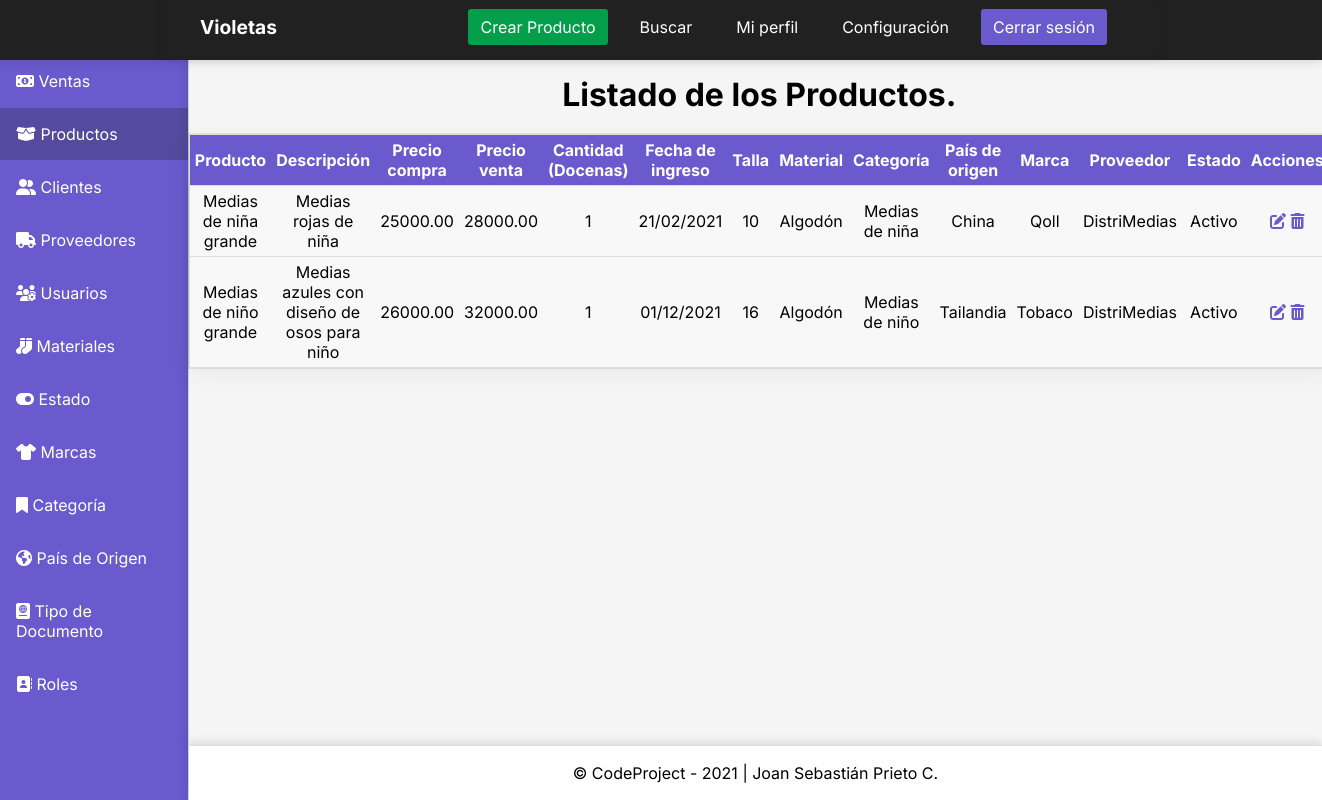
Screenshot of /dashboardproductos with the database file from the repository.
### InventoryApp/models.py (models this page shows, shortened)
class Productos(models.Model):
    NombreProducto = models.CharField('Nombre del producto', max_length = 100)
    DescripcionProducto = models.CharField('Descripción del producto', max_length = 100)
    PrecioCompra = models.DecimalField('Precio de compra del producto', max_digits = 10, decimal_places = 2)
    PrecioVenta = models.DecimalField('Precio de venta del producto', max_digits = 10, decimal_places = 2)
    CantidadProductos = models.PositiveIntegerField('Cantidad de productos comprados', null=True)
    FechaIngreso = models.CharField('Fecha de ingreso del producto', max_length = 100)
    Talla = models.CharField('Talla del producto', max_length = 100)
    Estado = models.ForeignKey(Estado, on_delete=models.CASCADE, default='')
    Materiales = models.ForeignKey(Materiales, on_delete=models.CASCADE, default='')
    Categorias = models.ForeignKey(Categorias, on_delete=models.CASCADE, default='')
    PaisOrigen = models.ForeignKey(PaisOrigen, on_delete=models.CASCADE, default='')
    Marcas = models.ForeignKey(Marcas, on_delete=models.CASCADE, default='')
    Proveedores = models.ForeignKey(Proveedores, on_delete=models.CASCADE, default='')
    Clientes = models.ForeignKey(Clientes, on_delete=models.CASCADE, default='')
    Movimientos = models.ForeignKey(Movimientos, on_delete=models.CASCADE, default='')
    TipoMovimiento = models.ForeignKey(TipoMovimiento, on_delete=models.CASCADE, default='')
    class Meta:
        verbose_name = 'Producto'
        verbose_name_plural = 'Productos'
        db_table = 'productos'
        ordering = ['id']

class Materiales(models.Model):
    DescripcionMateriales = models.CharField('Descripción del material', max_length = 100)
    def __str__(self):
        return self.DescripcionMateriales
    class Meta:
        verbose_name = 'Material'
        verbose_name_plural = 'Materiales'
        db_table = 'materiales'
        ordering = ['id']

class Categorias(models.Model):
    DescripcionCategoria = models.CharField('Descripción de la categoría', max_length = 100)
    def __str__(self):
        return self.DescripcionCategoria
    class Meta:
        verbose_name = 'Categoría'
        verbose_name_plural = 'Categorías'
        db_table = 'categorias'
        ordering = ['id']

class PaisOrigen(models.Model):
    DescripcionPais = models.CharField('Descripción del país', max_length = 100)
    def __str__(self):
        return self.DescripcionPais
    class Meta:
        verbose_name = 'País de Origen'
        verbose_name_plural = 'Países de Origen'
        db_table = 'paises'
        ordering = ['id']

class Marcas(models.Model):
    DescripcionMarca = models.CharField('Descripción de la marca', max_length = 100)
    def __str__(self):
        return self.DescripcionMarca
    class Meta:
        verbose_name = 'Marca'
        verbose_name_plural = 'Marcas'
        db_table = 'marcas'
        ordering = ['id']

class Proveedores(models.Model):
    NombreProveedor = models.CharField('Nombre del proveedor', max_length = 100)
    DireccionProveedor = models.CharField('Dirección del proveedor', max_length = 100)
    TelefonoProveedor = models.CharField('Teléfono del proveedor', max_length = 100)
    EmailProveedor = models.EmailField('Email del proveedor', max_length = 100)
    Estado = models.ForeignKey(Estado, on_delete=models.CASCADE, default='')
    def __str__(self):
        return self.NombreProveedor
    class Meta:
        verbose_name = 'Proveedor'
        verbose_name_plural = 'Proveedores'
        db_table = 'proveedores'
        ordering = ['id']

class Estado(models.Model):
    DescripcionEstado = models.CharField('Descripción del estado', max_length = 100)
    def __str__(self):
        return self.DescripcionEstado
    class Meta:
        verbose_name = 'Estado'
        verbose_name_plural = 'Estados'
        db_table = 'estados'
        ordering = ['id']

### Project/views.py (the view)
# urls.py: path('dashboardproductos', views.dashboardproductos, name='dashproductos'), # Registro creado
def dashboardproductos(request):
    productos = (Productos.objects.all()) # Creo variable que traiga todos los datos de la tabla Productos.
    return render(request, 'dashboardproductos.html', {
        'productos' : productos # Con este código busco todos los datos de la tabla Productos y los envío a la vista.
} )

### Templates/dashboardproductos.html (shortened to what this page needs)
{% load static %}
<!DOCTYPE html>
<html lang="es">
<head>
    <link rel="stylesheet" href="{% static 'CSS/stylesdashboard.css' %}">
</head>
<body>
    <div class="container">
        <header class="header">
            <nav class="nav">
                <a href="#" class="logo nav-link">Violetas</a>
                <ul class="nav-menu">
                    <li class="nav-menu-item"><a href="{% url 'createproductos' %}" class="nav-menu-link nav-link nav-link-create">Crear Producto</a></li>
                    <li class="nav-menu-item"><a href="#" class="nav-menu-link nav-link">Buscar</a></li>
                    <li class="nav-menu-item"><a href="#" class="nav-menu-link nav-link">Mi perfil</a></li>
                    <li class="nav-menu-item"><a href="#" class="nav-menu-link nav-link">Configuración</a></li>
                    <li class="nav-menu-item"><a href="#" onclick="cerrarSesion()" class="nav-menu-link nav-link nav-link-sign-out">Cerrar sesión</a></li>
                </ul>
            </nav>
        </header>
        <div class="sidebar">
            <ul>
                <li><a href="">
                    <span class="icon"><i class="fas fa-money-bill-alt"></i></span>
                    <span class="title">Ventas</span>
                </a></li>
                <li><a href="{% url 'dashproductos' %}" class="active">
                    <span class="icon"><i class="fas fa-box-open"></i></span>
                    <span class="title">Productos</span>
                </a></li>
                <li><a href="{% url 'dashclientes' %}">
                    <span class="icon"><i class="fas fa-user-friends"></i></span>
                    <span class="title">Clientes</span>
                </a></li>
                <li><a href="{% url 'dashproveedores' %}">
                    <span class="icon"><i class="fas fa-truck"></i></span>
                    <span class="title">Proveedores</span>
                </a></li>
                <li><a href="{% url 'dashusuarios' %}">
                    <span class="icon"><i class="fas fa-users-cog"></i></span>
                    <span class="title">Usuarios</span>
                </a></li>
                <li><a href="{% url 'dashmateriales' %}">
                    <span class="icon"><i class="fas fa-socks"></i></span>
                    <span class="title">Materiales</span>
                </a></li>
                <li><a href="{% url 'dashestado' %}">
                    <span class="icon"><i class="fas fa-toggle-on"></i></span>
                    <span class="title">Estado</span>
                </a></li>
                <li><a href="{% url 'dashmarcas' %}">
                    <span class="icon"><i class="fas fa-tshirt"></i></span>
                    <span class="title">Marcas</span>
                </a></li>
                <li><a href="{% url 'dashcategoria' %}">
                    <span class="icon"><i class="fas fa-bookmark"></i></span>
                    <span class="title">Categoría</span>
                </a></li>
                <li><a href="{% url 'dashpais' %}">
                    <span class="icon"><i class="fas fa-globe-americas"></i></span>
                    <span class="title">País de Origen</span>
                </a></li>
                <li><a href="{% url 'dashtipodoc' %}">
                    <span class="icon"><i class="fas fa-passport"></i></span>
                    <span class="title">Tipo de Documento</span>
                </a></li>
                <li><a href="{% url 'dashroles' %}">
                    <span class="icon"><i class="fas fa-address-book"></i></span>
                    <span class="title">Roles</span>
                </a></li>
            </ul>
        </div>
        <main>
            <h1>Listado de los Productos.</h1>
            <table class="table">
                <thead>
                    <tr>
                        <th>Producto</th>
                        <th>Descripción</th>
                        <th>Precio compra</th>
                        <th>Precio venta</th>
                        <th>Cantidad (Docenas)</th>
                        <th>Fecha de ingreso</th>
                        <th>Talla</th>
                        <th>Material</th>
                        <th>Categoría</th>
                        <th>País de origen</th>
                        <th>Marca</th>
                        <th>Proveedor</th>
                        <th>Estado</th>
                        <th>Acciones</th>
                    </tr>
                </thead>
                <tbody>
                    {% for productos in productos %}
                    <tr>
                        <td data-label="Nombre del producto">{{productos.NombreProducto}}</td>
                        <td data-label="Descripción del producto">{{productos.DescripcionProducto}}</td>
                        <td data-label="Precio de compra">{{productos.PrecioCompra}}</td>
                        <td data-label="Precio de venta">{{productos.PrecioVenta}}</td>
                        <td data-label="Cantidad del producto">{{productos.CantidadProductos}}</td>
                        <td data-label="Fecha de ingreso">{{productos.FechaIngreso}}</td>
                        <td data-label="Talla">{{productos.Talla}}</td>
                        <td data-label="Material">{{productos.Materiales}}</td>
                        <td data-label="Categoría del producto">{{productos.Categorias}}</td>
                        <td data-label="País de origen">{{productos.PaisOrigen}}</td>
                        <td data-label="Marca">{{productos.Marcas}}</td>
                        <td data-label="Proveedor">{{productos.Proveedores}}</td>
                        <td data-label="Estado">{{productos.Estado}}</td>
                        <td data-label="Gestión">
                            <a href="{% url 'updateproductos' productos.id %}"><i class="fas fa-edit"></i></a>
                            <a href="#" onclick="eliminarProducto({{ productos.id }})"><i class="fas fa-trash-alt"></i></a>
                        </td>
                    </tr>
                    {% endfor %}
                </tbody>
            </table>
        </main>
        <footer><span class="copyleft">&copy; CodeProject - 2021 | Joan Sebastián Prieto C.</span></footer>
      </div>
</body>
</html>

### Static/CSS/stylesdashboard.css (style rules this page uses)
* { padding: 0; margin: 0; box-sizing: border-box; }
body { font-family: "Inter", sans-serif; }
.header { background-color: #212121; height: 60px; position: fixed; width: 100%; top: 0; left: 0; box-shadow: 0 0 11px rgba(33,33,33,.2); }
.nav { display: flex; justify-content: space-between; max-width: 992px; margin: 0 auto; box-shadow: 0 0 11px rgba(33,33,33,.2); }
.nav-link { color: #fff; text-decoration: none; }
.logo { font-size: 1.2rem; font-weight: bold; padding: 0 35px; line-height: 55px; color: #fff; }
nav { color: #fff; grid-area: nav; }
.nav-menu { display: flex; margin-right: 40px; list-style: none; }
.nav-menu-item { font-size: 1rem; margin: 0 10px; line-height: 55px; width: max-content; }
.nav-menu-link { padding: 8px 12px; border-radius: 3px; }
.nav-link-sign-out { color: #fff; background-color: #6a5acd; }
.nav-link-create { color: #fff; background-color: #029e4b; }
.container { display: grid; height: 100vh; grid-template-columns: 0.5fr 1fr 1fr 1fr; grid-template-rows: 0.2fr 1.5fr 1fr 0.2fr; grid-template-areas: "nav nav nav nav" "sidebar main main main" "sidebar main main main" "sidebar footer footer footer"; font-size: 1em; color: #000; }
main { background: #F5F5F5; grid-area: main; display: table; box-shadow: 0 0 11px rgba(33,33,33,.2); }
main h1 { font-size: 2rem; font-weight: bold; margin-top: 20px; text-align: center; }
.sidebar { background-color: #6a5acd; grid-area: sidebar; border-right: 1px solid #e0e0e0; overflow-y: auto; box-shadow: 0 0 11px rgba(33,33,33,.2); }
.sidebar ul li a:hover, .active { color: #fff; background-color: #21212146; transition: 0.5s; border: none; }
.sidebar ul li a { display: block; padding: 16px; margin-bottom: 1px; text-decoration: none; color: #fff; }
footer { background: #fff; grid-area: footer; border-top: 1px solid #e0e0e0; box-shadow: 0 0 11px rgba(33,33,33,.2); display: flex; align-items: center; justify-content: center; }
.table { width: 90%; margin: 0 auto; margin-top: 20px; border: 1px solid #ccc; border-collapse: collapse; padding: 0; box-shadow: rgba(0, 0, 0, 0.05) 0px 6px 24px 0px, rgba(0, 0, 0, 0.08) 0px 0px 0px 1px; }
.table tr { background-color: #f8f8f8; border: 1px solid #ddd; }
.table th, .table td { font-size: 1rem; padding: 5px; text-align: center; }
.table td { font-size: 1rem; text-align: center; }
.table thead th { background-color: #6a5acd; color: #fff; }
.table i { color: #6a5acd; }

### rows the page displays
Productos: NombreProducto "Medias de niña grande", DescripcionProducto "Medias rojas de niña", PrecioCompra "25000.00", PrecioVenta "28000.00", CantidadProductos "1", FechaIngreso "21/02/2021", Talla "10", Materiales "Algodón", Categorias "Medias de niña", PaisOrigen "China", Marcas "Qoll", Proveedores "DistriMedias", Estado "Activo"
Productos: NombreProducto "Medias de niño grande", DescripcionProducto "Medias azules con diseño de osos para niño", PrecioCompra "26000.00", PrecioVenta "32000.00", CantidadProductos "1", FechaIngreso "01/12/2021", Talla "16", Materiales "Algodón", Categorias "Medias de niño", PaisOrigen "Tailandia", Marcas "Tobaco", Proveedores "DistriMedias", Estado "Activo"
